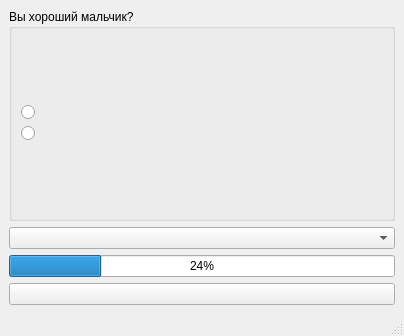
<?xml version="1.0" encoding="UTF-8"?>
<ui version="4.0">
 <class>MainWindow</class>
 <widget class="QMainWindow" name="MainWindow">
  <property name="geometry">
   <rect>
    <x>0</x>
    <y>0</y>
    <width>404</width>
    <height>336</height>
   </rect>
  </property>
  <property name="windowTitle">
   <string>MainWindow</string>
  </property>
  <widget class="QWidget" name="centralwidget">
   <layout class="QVBoxLayout" name="verticalLayout_3">
    <item>
     <widget class="QGroupBox" name="groupBox">
      <property name="title">
       <string>Вы хороший мальчик?</string>
      </property>
      <layout class="QVBoxLayout" name="verticalLayout_2">
       <item>
        <layout class="QVBoxLayout" name="verticalLayout">
         <item>
          <widget class="QRadioButton" name="radioButton_3">
           <property name="text">
            <string/>
           </property>
          </widget>
         </item>
         <item>
          <widget class="QRadioButton" name="radioButton_4">
           <property name="text">
            <string/>
           </property>
          </widget>
         </item>
        </layout>
       </item>
      </layout>
     </widget>
    </item>
    <item>
     <widget class="QComboBox" name="comboBox"/>
    </item>
    <item>
     <widget class="QProgressBar" name="progressBar">
      <property name="value">
       <number>24</number>
      </property>
     </widget>
    </item>
    <item>
     <widget class="QPushButton" name="pushButton">
      <property name="text">
       <string/>
      </property>
     </widget>
    </item>
   </layout>
  </widget>
  <widget class="QMenuBar" name="menubar">
   <property name="geometry">
    <rect>
     <x>0</x>
     <y>0</y>
     <width>404</width>
     <height>21</height>
    </rect>
   </property>
  </widget>
  <widget class="QStatusBar" name="statusbar"/>
 </widget>
 <resources/>
 <connections/>
</ui>
